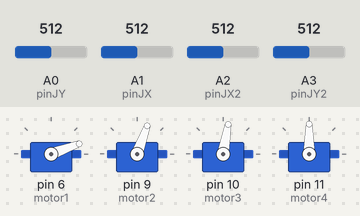
Simulated run of this sketch. Board: Arduino Uno, built with avr-gcc and run on an emulated ATmega328P. Parts: 4 × servo. Inputs (shaded band) come from the test bench; at power-on: A0 (pinJY) = 512, A1 (pinJX) = 512, A2 (pinJX2) = 512, A3 (pinJY2) = 512.

Above: at 1.2 s.
1.3 s: A0 (pinJY) set to 522
2.8 s: A0 (pinJY) set to 543
At 3.6 s:
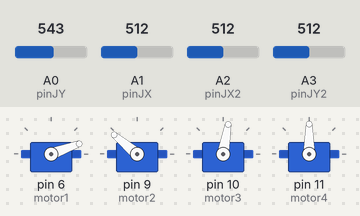
4.6 s: A1 (pinJX) set to 537
At 6.6 s:
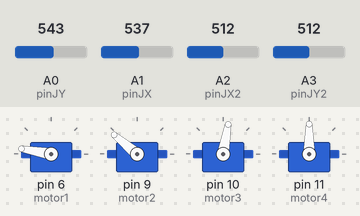
6.9 s: A2 (pinJX2) set to 487
8.4 s: A2 (pinJX2) set to 463
At 9.8 s:
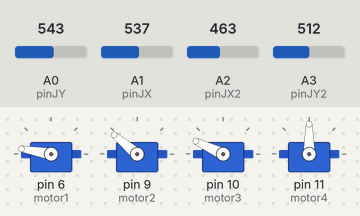
10.2 s: A3 (pinJY2) set to 306
At 11.6 s:
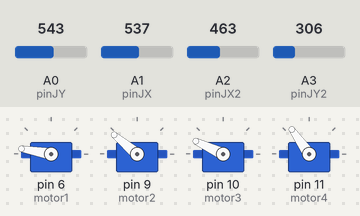
Timing chart, 0 to 12.8 s (numbered marks = the images above; inputs shaded):
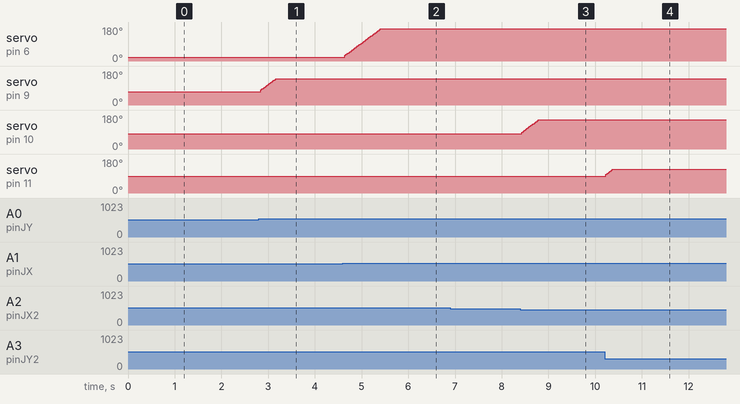

The sketch:

garra_arduino.ino
```cpp
#include <Servo.h>

int valorX = 0; // LECTURA DEL EJE X de J2
int valorY = 0; // LECTURA DEL EJE Y de J2
int valorX2 = 0; // LECTURA DEL EJE X de J1
int valorY2 = 0; // LECTURA DEL EJE Y de J1
/*-----------------------------------------------------------------------------------------*/
int pinJX = A1; // PIN ANALOGICO A1 DEL EJE X de J2
int pinJY = A0; // PIN ANALOGICO A0 DEL EJE Y de J2
int pinJX2 = A2; // PIN ANALOGICO A2 DEL EJE X de J1
int pinJY2 = A3; // PIN ANALOGICO A3 DEL EJE Y de J1
/*-----------------------------------------------------------------------------------------*/
Servo motor1; // DECLARAR S1 // SERVO MOTOR 1
Servo motor2; // DECLARAR S2 // SERVO MOTOR 2
Servo motor3; // DECLARAR S3 // SERVO MOTOR 3
Servo motor4; // DECLARAR S4 // SERVO MOTOR 4
/*-----------------------------------------------------------------------------------------*/
int grados1 = 0; // GRADOS DEL S1
int grados2 = 0; // GRADOS DEL S2
int grados3 = 0; // GRADOS DEL S3
int grados4 = 0; // GRADOS DEL S4
/*-----------------------------------------------------------------------------------------*/
float tiempo;

void setup() {
  // put your setup code here, to run once:
motor1.attach (6); // PIN DIGITAL PWM 6 DONDE ESTA CONECTADO EL S1
motor2.attach (9); // PIN DIGITAL PWM 9 DONDE ESTA CONECTADO EL S2
motor3.attach (10); // PIN DIGITAL PWM 10 DONDE ESTA CONECTADO EL S3
motor4.attach (11); // PIN DIGITAL PWM 11 DONDE ESTA CONECTADO EL S4
/*-----------------------------------------------------------------------------------------*/
// POSICION INICIAL DEL ARM ROBOT
grados1 = 20;  //S1
grados2 = 70; //S2
grados3 = 80; //S3
grados4 = 90; //S4
/*-----------------------------------------------------------------------------------------*/
}

void loop() {
  // put your main code here, to run repeatedly:
Motor1();
Motor2();
Motor3();
Motor4();

for (tiempo = 0; tiempo < 2500; tiempo++)
{
  if (tiempo >= 2500)
  {
    tiempo == 0;
  }
}
}

void Motor1 ()
{
  valorX = analogRead ( pinJX); // GUARDA LA LECTURA DEL PUERTO ANALOGICO A1 DEL EJE Y
  // INCREMENTAR GRADOS MOTOR 1
  if ( (valorX > 520) && (valorX <= 1023) && (grados1 < 170)  ) // INCREMENTAR LOS GRADOS CUANDO LA LECTURA DEL EJE X ES MÁS GRANDE QUE EL CALIBRAJE Y MAS PEQUEÑO O IGUAL A 1023
  {
    grados1 = grados1 + 5; // +5 GRADOS
  }

  // DECREMNTAR GRADOS MOTOR1
  else if ( (valorX >= 0 ) && (valorX < 480)&& (grados1 > 20) ) // DECREMENTAR LOS GRADOS CUANDO LA LECTURA DEL EJE X ES MÁS PEQUEÑA QUE EL CALIBRAJE Y MÁS GRANDE O IGUAL A 0
  {
    grados1 = grados1 - 5;  // -5 GRADOS
  }
  motor1.write (grados1); // ENVIAR LOS GRADOS AL SERVO 1
}

void Motor2 ()
{
  valorY = analogRead ( pinJY); // GUARDA LA LECTURA DEL PUERTO ANALOGICO A0 DEL EJE X
    // INCREMENTAR GRADOS MOTOR2
  if ( (valorY > 530 ) && (valorY <= 1023) && (grados2 < 140)  )// INCREMENTAR LOS GRADOS CUANDO LA LECTURA DEL EJE X ES MÁS GRANDE QUE EL CALIBRAJE Y MAS PEQUEÑO O IGUAL A 1023
  {
    grados2 = grados2 + 5; // +5 GRADOS
  }

  // DECREMNTAR GRADOS MOTOR2
  else if ( (valorY >= 0 ) && (valorY < 480) && (grados2 > 70) ) // DECREMENTAR LOS GRADOS CUANDO LA LECTURA DEL EJE X ES MÁS PEQUEÑA QUE EL CALIBRAJE Y MÁS GRANDE O IGUAL A 0
  {
    grados2 = grados2 - 5;  // -5 GRADOS
  }
  motor2.write (grados2); // ENVIAR LOS GRADOS AL SERVO 2
}

void Motor3 ()
{
  valorX2 = analogRead ( pinJX2); // GUARDA LA LECTURA DEL PUERTO ANALOGICO A2 DEL EJE X
    // INCREMENTAR GRADOS MOTOR3
  if ( (valorX2 >= 0 ) && (valorX2 < 480) && (grados3 < 155)  ) // INCREMENTAR LOS GRADOS CUANDO LA LECTURA DEL EJE X ES MÁS GRANDE QUE EL CALIBRAJE Y MAS PEQUEÑO O IGUAL A 1023
  {
    grados3 = grados3 + 5; // +5 GRADOS
  }

  // DECREMNTAR GRADOS MOTOR3
  if ( (valorX2 > 530 ) && (valorX2 <= 1023) && (grados3 > 80)  ) // DECREMENTAR LOS GRADOS CUANDO LA LECTURA DEL EJE X ES MÁS PEQUEÑA QUE EL CALIBRAJE Y MÁS GRANDE O IGUAL A 0
  {
    grados3 = grados3 - 5;  // -5 GRADOS
  }
  motor3.write (grados3); // ENVIAR LOS GRADOS AL SERVO 3
}

void Motor4 ()
{
  valorY2 = analogRead ( pinJY2); // GUARDA LA LECTURA DEL PUERTO ANALOGICO A3 DEL EJE Y
    // INCREMENTAR GRADOS MOTOR4
  if ( (valorY2 >= 0 ) && (valorY2 < 480) && (grados4 < 125) ) // INCREMENTAR LOS GRADOS CUANDO LA LECTURA DEL EJE X ES MÁS GRANDE QUE EL CALIBRAJE Y MAS PEQUEÑO O IGUAL A 1023
  {
    grados4 = grados4 + 5; // +5 GRADOS
  }

  // DECREMNTAR GRADOS MOTOR4
  else if ( (valorY2 > 530 ) && (valorY2 <= 1023) && (grados4 > 90) ) // DECREMENTAR LOS GRADOS CUANDO LA LECTURA DEL EJE X ES MÁS PEQUEÑA QUE EL CALIBRAJE Y MÁS GRANDE O IGUAL A 0
  {
    grados4 = grados4 - 5;  // -5 GRADOS
  }
  motor4.write (grados4); // ENVIAR LOS GRADOS AL SERVO 4
}
```

Measured:
- the behaviour switches between 530 and 531 on A0 (pinJY) (found by bisection; images 0 and 1)
- the behaviour switches between 520 and 521 on A1 (pinJX) (found by bisection; images 1 and 2)
- the behaviour switches between 480 and 479 on A2 (pinJX2) (found by bisection; images 2 and 3)
- after the input at 1.3 s, every drawn part: stays the same
- after the input at 2.8 s, servo on pin 9 (motor2): moves from 70° to 140° over 0.33 s, starting at once
- after the input at 4.6 s, servo on pin 6 (motor1): moves from 20° to 170° over 0.76 s, starting at once
- after the input at 6.9 s, every drawn part: stays the same
- after the input at 8.4 s, servo on pin 10 (motor3): moves from 80° to 155° over 0.35 s, starting at once
- after the input at 10.2 s, servo on pin 11 (motor4): 90° → 125° at once
